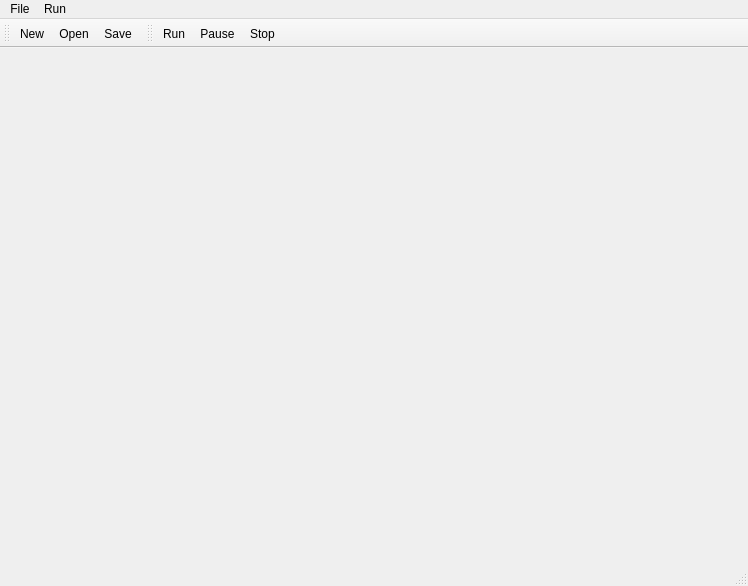
<?xml version="1.0" encoding="UTF-8"?>
<ui version="4.0">
 <class>MainWindow</class>
 <widget class="QMainWindow" name="MainWindow">
  <property name="geometry">
   <rect>
    <x>0</x>
    <y>0</y>
    <width>748</width>
    <height>586</height>
   </rect>
  </property>
  <property name="windowTitle">
   <string>MainWindow</string>
  </property>
  <widget class="QWidget" name="centralWidget">
   <property name="cursor">
    <cursorShape>ArrowCursor</cursorShape>
   </property>
  </widget>
  <widget class="QMenuBar" name="menuBar">
   <property name="geometry">
    <rect>
     <x>0</x>
     <y>0</y>
     <width>748</width>
     <height>25</height>
    </rect>
   </property>
   <widget class="QMenu" name="menuFile">
    <property name="title">
     <string>File</string>
    </property>
    <addaction name="actionNew"/>
    <addaction name="actionOpen"/>
    <addaction name="actionSave"/>
    <addaction name="separator"/>
   </widget>
   <widget class="QMenu" name="menuRun">
    <property name="title">
     <string>Run</string>
    </property>
    <addaction name="actionRun"/>
    <addaction name="actionPause"/>
    <addaction name="actionStop"/>
    <addaction name="separator"/>
   </widget>
   <addaction name="menuFile"/>
   <addaction name="menuRun"/>
  </widget>
  <widget class="QToolBar" name="mainToolBar">
   <attribute name="toolBarArea">
    <enum>TopToolBarArea</enum>
   </attribute>
   <attribute name="toolBarBreak">
    <bool>false</bool>
   </attribute>
   <addaction name="actionNew"/>
   <addaction name="actionOpen"/>
   <addaction name="actionSave"/>
  </widget>
  <widget class="QStatusBar" name="statusBar"/>
  <widget class="QToolBar" name="toolBar">
   <property name="windowTitle">
    <string>toolBar</string>
   </property>
   <attribute name="toolBarArea">
    <enum>TopToolBarArea</enum>
   </attribute>
   <attribute name="toolBarBreak">
    <bool>false</bool>
   </attribute>
   <addaction name="actionRun"/>
   <addaction name="actionPause"/>
   <addaction name="actionStop"/>
  </widget>
  <action name="actionOpen">
   <property name="icon">
    <iconset theme="document-open">
     <normaloff/>
    </iconset>
   </property>
   <property name="text">
    <string>Open</string>
   </property>
   <property name="shortcut">
    <string>Ctrl+O</string>
   </property>
  </action>
  <action name="actionSave">
   <property name="icon">
    <iconset theme="document-save">
     <normaloff/>
    </iconset>
   </property>
   <property name="text">
    <string>Save</string>
   </property>
   <property name="shortcut">
    <string>Ctrl+S</string>
   </property>
  </action>
  <action name="actionNew">
   <property name="icon">
    <iconset theme="document-new">
     <normaloff/>
    </iconset>
   </property>
   <property name="text">
    <string>New</string>
   </property>
   <property name="shortcut">
    <string>Ctrl+N</string>
   </property>
  </action>
  <action name="actionRun">
   <property name="icon">
    <iconset theme="media-playback-start">
     <normaloff/>
    </iconset>
   </property>
   <property name="text">
    <string>Run</string>
   </property>
  </action>
  <action name="actionPause">
   <property name="icon">
    <iconset theme="media-playback-pause">
     <normaloff/>
    </iconset>
   </property>
   <property name="text">
    <string>Pause</string>
   </property>
  </action>
  <action name="actionStop">
   <property name="icon">
    <iconset theme="media-playback-stop">
     <normaloff/>
    </iconset>
   </property>
   <property name="text">
    <string>Stop</string>
   </property>
  </action>
 </widget>
 <layoutdefault spacing="6" margin="11"/>
 <resources/>
 <connections/>
</ui>
